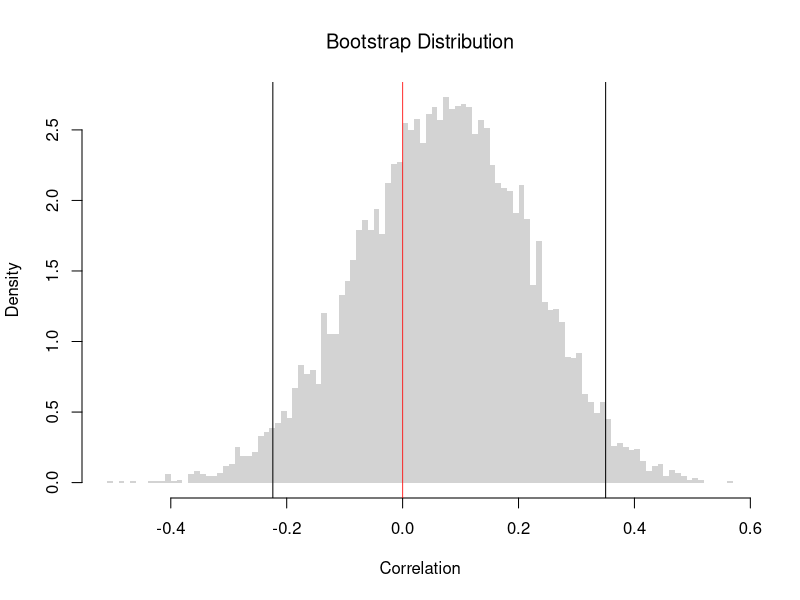
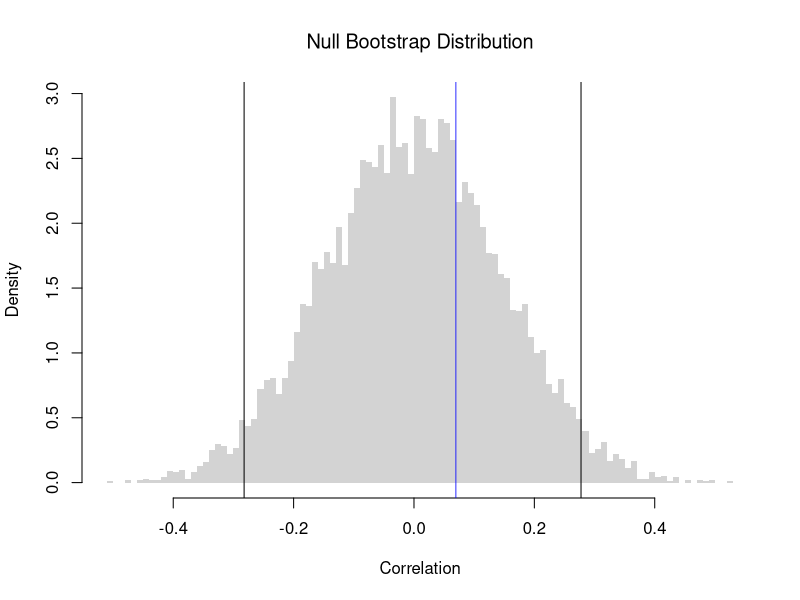
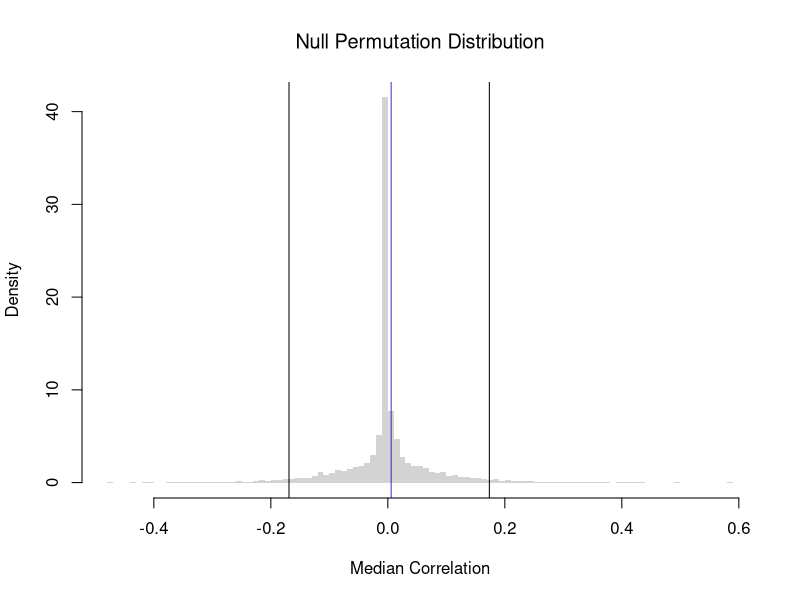

The R source for these figures, in order: (Note: this script raises an error after producing the figures.)
## ---- chunk 1
# Create the Data
x0_hat <- c(0, 1, 2)
x0_hat
y0_hat <- c(0.1, 0.3, 0.2)
y0_hat

# Compute the Means
m_x_hat <- mean(x0_hat)
m_y_hat <- mean(y0_hat)

# Compute the Deviances
dev_X <- x0_hat - m_x_hat
dev_Y <- y0_hat - m_y_hat

# Compute the Covariance
cov_manual <-  sum(dev_X * dev_Y) / length(x0_hat)

# Compute the Standard Deviations
v_x_hat <- sum(dev_X^2) / length(x0_hat)
s_x_hat <- sqrt(v_x_hat)
v_y_hat <- sum(dev_Y^2) / length(y0_hat)
s_y_hat <- sqrt(v_y_hat)

# Compute the Correlation
cor_manual <- cov_manual / (s_x_hat * s_y_hat)
cor_manual

# Verify with the built-in function
cor(x0_hat, y0_hat)
## ---- chunk 2
# Load the Data
xy_hat <- USArrests[, c('UrbanPop', 'Murder')]
colnames(xy_hat) <- c('x_hat', 'y_hat') # x_hat=urban population share, y_hat=murder arrests per 100K
xy_cor <- cor(xy_hat[, 'x_hat'], xy_hat[, 'y_hat'])
xy_cor
## ---- chunk 3
# xy_hat and xy_cor defined above
# Bootstrap Distribution of Correlation
n <- nrow(xy_hat)
bootstrap_cor <- rep(NA, 9999)
for(b in seq(bootstrap_cor) ){
    xy_boot <- xy_hat[sample(n, replace=TRUE), ]
    xy_cor_b <- cor(xy_boot[, 'x_hat'], xy_boot[, 'y_hat'])
    bootstrap_cor[b] <- xy_cor_b
}
hist(bootstrap_cor, breaks=100,
    border=NA, freq=FALSE,
    xlab='Correlation',
    main=NA)
title('Bootstrap Distribution', font.main=1)

## Test whether correlation is statistically different from 0
boot_ci <- quantile(bootstrap_cor, probs=c(0.025, 0.975))
abline(v=boot_ci)
abline(v=0, col=rgb(1, 0, 0, .8))
## ---- chunk 4
# xy_hat and xy_cor defined above
# Null Bootstrap Distribution of Correlation
n <- nrow(xy_hat)
null_bootstrap_cor <- rep(NA, 9999)
for(b in seq(null_bootstrap_cor) ){
    xy_boot <- xy_hat
    xy_boot[, 'x_hat'] <- xy_hat[sample(n, replace=TRUE), 'x_hat'] ## Reshuffle X
    xy_cor_b <- cor(xy_boot[, 'x_hat'], xy_boot[, 'y_hat'])
    null_bootstrap_cor[b] <- xy_cor_b
}
hist(null_bootstrap_cor, breaks=100,
    border=NA, freq=FALSE,
    xlab='Correlation',
    main=NA)
title('Null Bootstrap Distribution', font.main=1)

## Test whether correlation is statistically different from 0
boot_ci <- quantile(null_bootstrap_cor, probs=c(0.025, 0.975))
abline(v=boot_ci)
abline(v=xy_cor, col=rgb(0, 0, 1, .8))
## ---- chunk 5
codev <- function(xy) {
  # Compute medians for each column
  med_hat <- apply(xy, 2, median)
  # Subtract the medians from each column
  xm <- sweep(xy, 2, med_hat, '-')
  # Return the median of the paired products
  CoDev <- median(xm[, 1] * xm[, 2])
  return(CoDev)
}
med_cor <- function(xy) {
  # Compute the medians of absolute deviation
  med_hat <- apply(xy, 2, median)
  xm <- sweep(xy, 2, med_hat, '-')
  MadProd <- prod( apply(abs(xm), 2, median) )
  # Return the robust correlation measure
  return( codev(xy) / MadProd)
}
xy_codev <- codev(xy_hat)
xy_codev
xy_med_cor <- med_cor(xy_hat)
xy_med_cor
## ---- chunk 6
xy0_hat <- cbind(x_hat=c(1,2,3,4,5), y_hat=c(2,1,4,3,6))
codev(xy0_hat)
med_cor(xy0_hat)
## ---- chunk 7
# xy_hat and xy_med_cor defined above
# Null Permutation Distribution of the Median Correlation
n <- nrow(xy_hat)
null_permutation_med_cor <- rep(NA, 9999)
for(b in seq(null_permutation_med_cor) ){
    xy_perm <- xy_hat
    xy_perm[, 'x_hat'] <- xy_hat[sample(n, replace=FALSE), 'x_hat'] ## Reshuffle X
    xy_med_cor_b <- med_cor(xy_perm)
    null_permutation_med_cor[b] <- xy_med_cor_b
}
hist(null_permutation_med_cor, breaks=100,
    border=NA, freq=FALSE,
    xlab='Median Correlation',
    main=NA)
title('Null Permutation Distribution', font.main=1)

## Test whether the median correlation is statistically different from 0
abline(v=quantile(null_permutation_med_cor, probs=c(0.025, 0.975)))
abline(v=xy_med_cor, col=rgb(0, 0, 1, .8))
## ---- chunk 8
# Load the Data
data(Wages1, package='Ecdat')
# Group hourly wages into four ordered brackets
wage_bracket <- cut(Wages1[, 'wage'], breaks=c(0, 4, 6, 8, Inf), ordered_result=TRUE)
xy_ord_hat <- data.frame(x_hat=Wages1[, 'school'], y_hat=wage_bracket) # x_hat=years of schooling, y_hat=wage bracket
table(xy_ord_hat)

# Kendall's rank correlation uses only the order of the categories
KT <- cor(xy_ord_hat[, 'x_hat'], as.integer(xy_ord_hat[, 'y_hat']), method='kendall')
round(KT, 3)
## ---- chunk 9
# xy_hat defined above
# Convert each variable to ranks
xy_rank_hat <- xy_hat
xy_rank_hat[, 'x_hat'] <- rank(xy_hat[, 'x_hat'])
xy_rank_hat[, 'y_hat'] <- rank(xy_hat[, 'y_hat'])
# plot(xy_rank_hat, pch=16, col=grey(0, .25))
KT_rank <- cor(xy_rank_hat[, 'x_hat'], xy_rank_hat[, 'y_hat'], method = 'kendall')
round(KT_rank, 3)
# Same value using the raw data
round(cor(xy_hat[, 'x_hat'], xy_hat[, 'y_hat'], method='kendall'), 3)
## ---- chunk 10
cor(c(1,2,3,4), c(1,3,2,4), method='kendall')
## ---- chunk 11
# xy_ord_hat defined above
KT <- cor(xy_ord_hat[, 'x_hat'], as.integer(xy_ord_hat[, 'y_hat']), method='kendall')
## ---- chunk 12
#| fig-width: 8
#| fig-height: 8
## https://commons.wikimedia.org/wiki/File:Correlation_examples2.svg

MyPlot <- function(xy, xlim = c(-4, 4), ylim = c(-3, 3)) {
   plot(xy, main = NA, xlab = '', ylab = '',
        col = grey(0, .25), pch=16, cex=.5,
        xaxt = 'n', yaxt = 'n', bty = 'n',
        xlim = xlim, ylim = ylim)
    box(lwd=.1)
    
    cor1 <- cor(xy[, 1], xy[, 2])
    cor2 <- med_cor(xy)
    cor3 <- cor(xy[, 1], xy[, 2], method='kendall')
    cors <- c(cor1, cor2, cor3)
    
    #cor3 <- abs(generalCorr::gmcmtx0( xy[, c(1, 2)])[2])
    #cor4 <- Rfast::dcor( xy[, 1], xy[, 2])[[4]]
    #cor5 <- XICOR::xicor( xy[, 1], xy[, 2]) ## cor( xy[, 1], xy[, 2], method='kendall') 

    fm <- cors*0 + 1
    fm[which.max(abs(cors))] <- 2
    title(paste0('Pearson:  ',  formatC(cor1, digits=2, format='f')),
        line=3, adj=0, font.main=fm[1])
    title(paste0('Falk:     ',  formatC(cor2, digits=2, format='f')),
        line=2, adj=0, font.main=fm[2])    
    title(paste0('Kendall:  ',  formatC(cor3, digits=2, format='f')),
        line=1, adj=0, font.main=fm[3])
}

MvNormal <- function(n = 1000, r_target, f) {
   for (i in r_target) {
      s_target <- matrix(c(1, i, i, 1), ncol = 2)
      xy_sim <- mvtnorm::rmvnorm(n, c(0, 0), s_target)
      xy_sim[, 2] <- f(xy_sim[, 2])
      MyPlot(xy_sim)
   }
}

output <- function() {
   par(mfrow = c(3, 2), oma = c(0, 0, 0, 0), mar=c(3, 2, 6, 1))
   r_target <- c(0.99, 0.9)
   MvNormal(800, r_target, function(y_hat){y_hat});
   MvNormal(800, r_target, function(y_hat){(y_hat/2)^3});
   MvNormal(800, r_target, function(y_hat){log( (y_hat-min(y_hat)+.Machine[['double.eps']])/(max(y_hat)-min(y_hat)) ) });
}
output()
## ---- chunk 13
# Pair each state's region with its murder band (low, middle, high)
murder_band <- cut(USArrests[, 'Murder'], 3, labels=c('low', 'middle', 'high'))
xy_cat_hat <- data.frame(x_hat=state.region, y_hat=murder_band) # x_hat=census region, y_hat=murder band
table(xy_cat_hat)

CV <- function(xy){
    # Create a contingency table from the categorical variables
    tbl <- table(xy)
    # Compute the chi-square statistic (without Yates' continuity correction)
    chi2 <- chisq.test(tbl, correct=FALSE)[['statistic']]
    # Total sample size
    n <- sum(tbl)
    # Compute the minimum degrees of freedom (min(rows-1, columns-1))
    df_min <- min(nrow(tbl) - 1, ncol(tbl) - 1)
    # Calculate Cramer's V
    V <- sqrt((chi2 / n) / df_min)
    return(V)
}
CV(xy_cat_hat)

# DescTools::CramerV( table(xy_cat_hat) )
## ---- chunk 14
# xy_hat and CV defined above
# Cut each variable into bins: UrbanPop into 4, Murder into 3
xy_bin_hat <- xy_hat
xy_bin_hat[, 'x_hat'] <- cut(xy_hat[, 'x_hat'], 4)
xy_bin_hat[, 'y_hat'] <- cut(xy_hat[, 'y_hat'], 3)
table(xy_bin_hat)
CV(xy_bin_hat)
## ---- chunk 15
# Observed 2x2 table
O <- rbind(degree    = c(employed=30, unemployed=10),
           no_degree = c(20, 40))
n0 <- sum(O)

# Expected counts under independence
E <- outer(rowSums(O), colSums(O)) / n0

# Chi-square statistic and Cramer's V
chi2 <- sum((O - E)^2 / E)
df_min <- min(nrow(O)-1, ncol(O)-1)
c(chi2=chi2, CramerV=sqrt((chi2/n0)/df_min))
